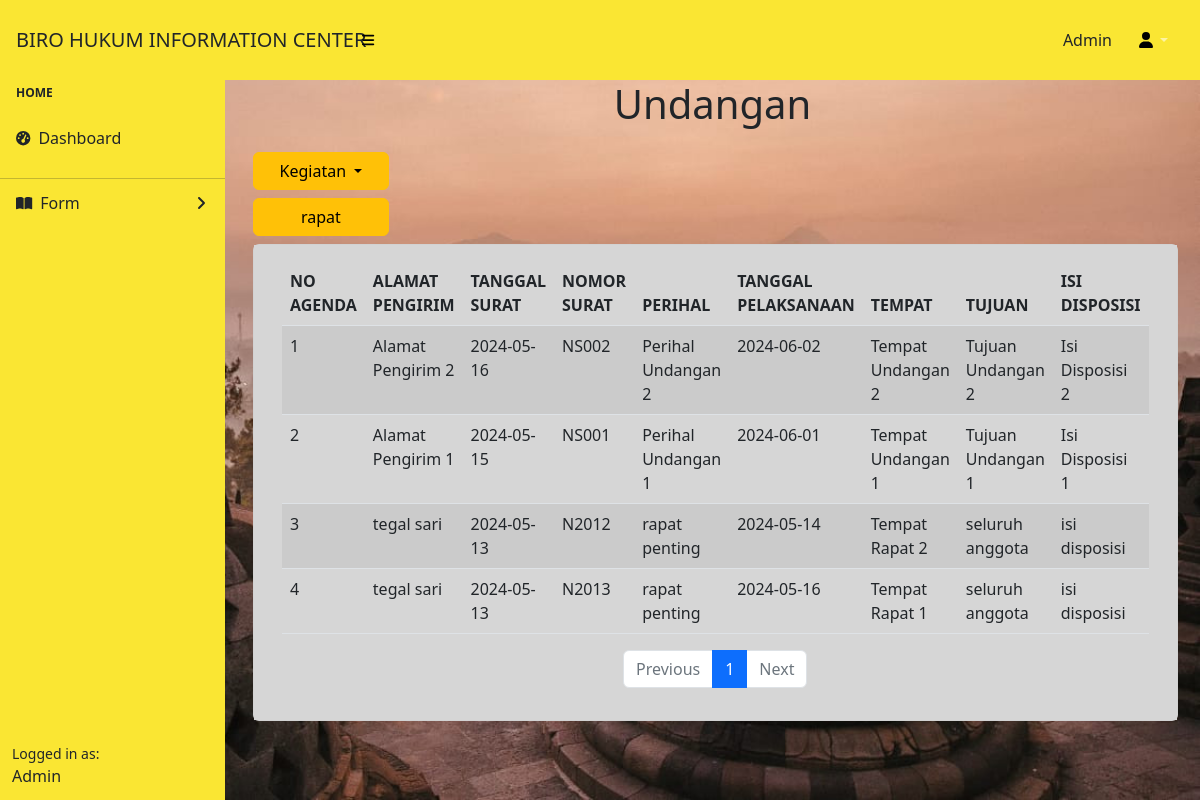
Before: /features/undangan.php with the older database file.
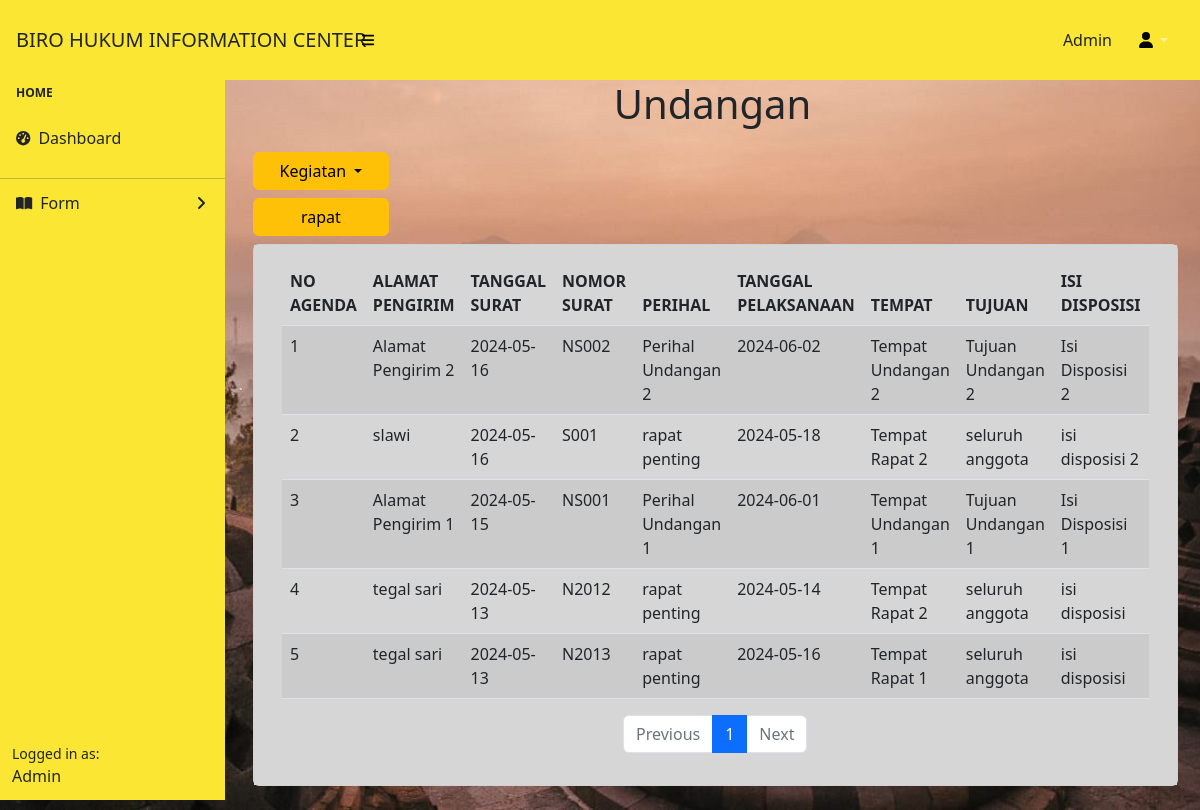
After: the same page with the newer database file.
### tables this page shows
CREATE TABLE `undangan` (
  `no_id` int(11) NOT NULL,
  `alamat_pengirim` varchar(255) DEFAULT NULL,
  `tanggal_surat` date DEFAULT NULL,
  `nomor_surat` varchar(50) DEFAULT NULL,
  `perihal` varchar(255) DEFAULT NULL,
  `tanggal_pelaksanaan` date DEFAULT NULL,
  `tempat` varchar(255) DEFAULT NULL,
  `tujuan` varchar(255) DEFAULT NULL,
  `isi_disposisi` text DEFAULT NULL
);

### features/dom/tbl-undangan.php (the view)
<?php
include 'koneksi.php';
$items_per_page = 5;
$page = isset($_GET['page']) ? (int)$_GET['page'] : 1;
$offset = ($page - 1) * $items_per_page;
$query = "SELECT no_id, alamat_pengirim, tanggal_surat, nomor_surat, perihal, tanggal_pelaksanaan, tempat, tujuan, isi_disposisi
          FROM undangan
          ORDER BY tanggal_surat DESC
          LIMIT $items_per_page OFFSET $offset";
$hasil = mysqli_query($koneksi, $query);
$total_query = "SELECT COUNT(*) AS total FROM undangan";
$total_result = mysqli_query($koneksi, $total_query);
$total_row = mysqli_fetch_assoc($total_result);
$total_items = $total_row['total'];
$total_pages = ceil($total_items / $items_per_page);
echo '<div class="container">';
if ($hasil && mysqli_num_rows($hasil) > 0) {
    echo '<table class="table table-striped">';
    echo '<thead>';
    echo '  <tr>';
    echo '    <th>NO AGENDA</th>';
    echo '    <th>ALAMAT PENGIRIM</th>';
    echo '    <th>TANGGAL SURAT</th>';
    echo '    <th>NOMOR SURAT</th>';
    echo '    <th>PERIHAL</th>';
    echo '    <th>TANGGAL PELAKSANAAN</th>';
    echo '    <th>TEMPAT</th>';
    echo '    <th>TUJUAN</th>';
    echo '    <th>ISI DISPOSISI</th>';
    echo '  </tr>';
    echo '</thead>';
    echo '<tbody>';
    $no_agenda = $offset + 1;
    while ($row = mysqli_fetch_assoc($hasil)) {
        echo '<tr>';
        echo "  <td>{$no_agenda}</td>";
        echo "  <td>{$row['alamat_pengirim']}</td>";
        echo "  <td>{$row['tanggal_surat']}</td>";
        echo "  <td>{$row['nomor_surat']}</td>";
        echo "  <td>{$row['perihal']}</td>";
        echo "  <td>{$row['tanggal_pelaksanaan']}</td>";
        echo "  <td>{$row['tempat']}</td>";
        echo "  <td>{$row['tujuan']}</td>";
        echo "  <td>{$row['isi_disposisi']}</td>";
        echo '</tr>';
        $no_agenda++;
    }
    echo '</tbody>';
    echo '</table>';
    echo '<nav aria-label="Page navigation">';
    echo '  <ul class="pagination d-flex justify-content-center">';
    if ($page > 1) {
        $previous_page = $page - 1;
        echo "    <li class='page-item'><a class='page-link' href='tbl-undangan.php?page=$previous_page'>Previous</a></li>";
    } else {
        echo "    <li class='page-item disabled'><a class='page-link'>Previous</a></li>";
    }
    for ($i = 1; $i <= $total_pages; $i++) {
        $active = ($i === $page) ? 'active' : '';
        echo "    <li class='page-item $active'><a class='page-link' href='tbl-undangan.php?page=$i'>$i</a></li>";
    }
    if ($page < $total_pages) {
        $next_page = $page + 1;
        echo "    <li class='page-item'><a class='page-link' href='tbl-undangan.php?page=$next_page'>Next</a></li>";
    } else {
        echo "    <li class='page-item disabled'><a class='page-link'>Next</a></li>";
    }
    echo '  </ul>';
    echo '</nav>';
} else {
    echo "Tidak ada data undangan yang ditemukan.";
}
echo '</div>';

Changed rows visible on the page:
added undangan: alamat_pengirim "slawi", tanggal_surat "2024-05-16", nomor_surat "S001", perihal "rapat penting", tanggal_pelaksanaan "2024-05-18", tempat "Tempat Rapat 2", tujuan "seluruh anggota", isi_disposisi "isi disposisi 2"
